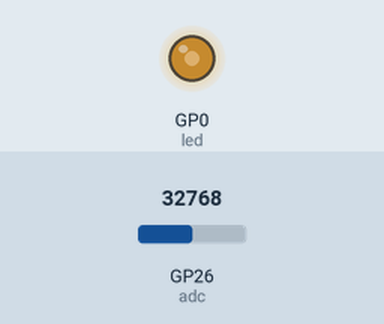
A program run on a simulated Raspberry Pi Pico running MicroPython. On the bench: output pins drawn as LEDs (lit = HIGH). Inputs (shaded band) come from the test bench; at power-on: GP26 (adc) = 32768 (analog values on the 0–65535 scale).

Above: at 1.2 s.
1.3 s: GP26 (adc) set to 45874
At 2.5 s:
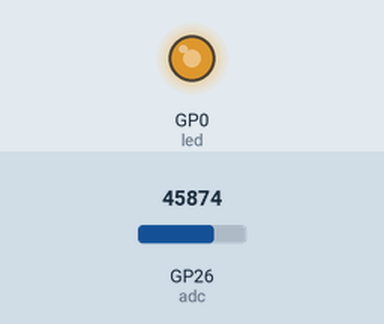
2.8 s: GP26 (adc) set to 57670
At 3.8 s:
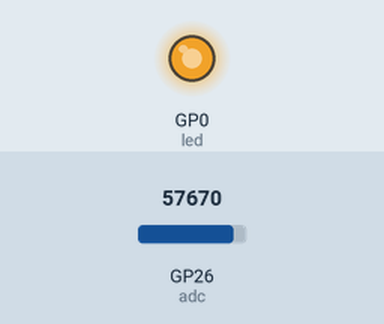
4.3 s: GP26 (adc) set to 7864
At 4.9 s:
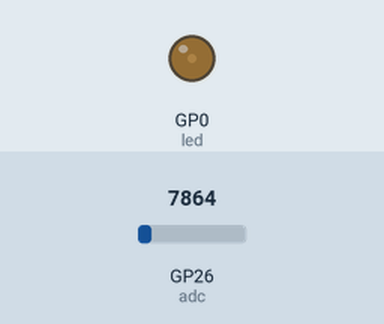
5.8 s: GP26 (adc) set to 0
At 6.1 s:
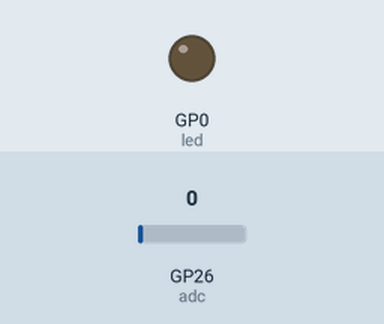
Timing chart, 0 to 8.3 s (numbered marks = the images above; inputs shaded):
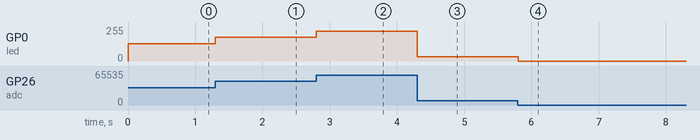

Measured:
- after the input at 1.3 s, GP0 (led): 128/255 → 178/255 at once
- after the input at 2.8 s, GP0 (led): 178/255 → 224/255 at once
- after the input at 4.3 s, GP0 (led): 224/255 → 31/255 at once
- after the input at 5.8 s, GP0 (led): 31/255 → 0/255 at once

The program:

main.py
```python
from machine import Pin, ADC, PWM
from utime import sleep_ms

adc = ADC(Pin(26))
led = PWM(Pin(0))
led.freq(1000)

def main():
    while True:
        adc_value = adc.read_u16()
        led.duty_u16(adc_value)
        sleep_ms(100)

if __name__ == '__main__':
    main()
```
